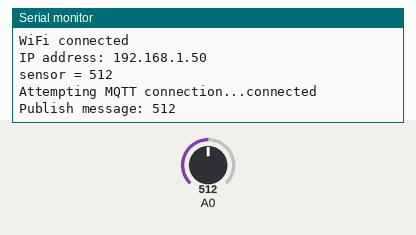
This sketch was run on a simulated ESP8266 (NodeMCU). Shown: the last lines printed to the serial monitor. Inputs (shaded band) come from the test bench; at power-on: A0 = 512. WiFi joins after 1.5 s; servers stay silent unless stated; random numbers use the default seed unless the sketch sets one; no MQTT or app messages arrive unless stated; not simulated (calls return 0 or success): arduino_secrets.h.

Above: at 2.7 s.
2.8 s: A0 set to 716
At 4.1 s:
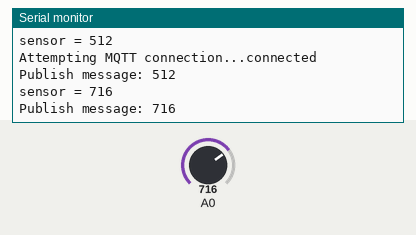
4.3 s: A0 set to 900
At 5.4 s:
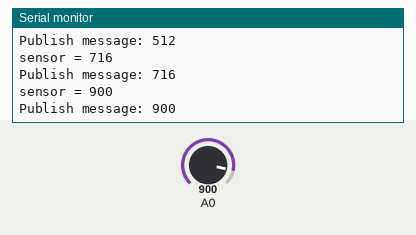
Timing chart, 0 to 7.3 s (numbered marks = the images above; inputs shaded):
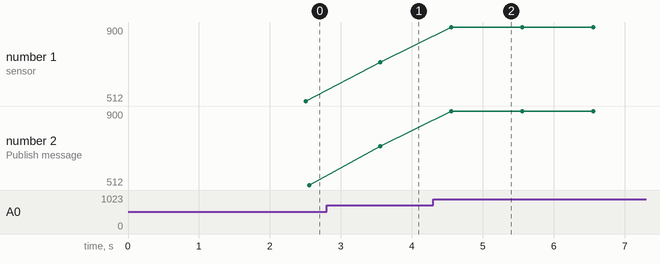

Measured:
- after the input at 2.8 s, the serial monitor: prints a new line after 0.75 s (image 1)
- after the input at 4.3 s, the serial monitor: prints a new line after 0.26 s (image 2)
- plotted number 1: 512 → 716 after the input at 2.8 s, 716 → 900 after the input at 4.3 s
- plotted number 2: 512 → 716 after the input at 2.8 s, 716 → 900 after the input at 4.3 s

The sketch:

moisture_MQTT_continuous.ino
```cpp
/*
    Duncan Wilson
    CASA0014 - 2 - Plant Monitor Workshop

    This version is adapted from the tutorial version to show the continuous monitoring - ie nails powered continuously

    Oct 2021
*/

#include <ESP8266WiFi.h>
#include <PubSubClient.h>

// Wifi and MQTT
#include "arduino_secrets.h"
/*
**** please enter your sensitive data in the Secret tab/arduino_secrets.h
**** using format below

#define SECRET_SSID "ssid name"
#define SECRET_PASS "ssid password"
#define SECRET_MQTTUSER "user name - eg student"
#define SECRET_MQTTPASS "password";
 */

const char* ssid     = SECRET_SSID;
const char* password = SECRET_PASS;
const char* mqttuser = SECRET_MQTTUSER;
const char* mqttpass = SECRET_MQTTPASS;

const char* mqtt_server = "mqtt.cetools.org";

WiFiClient espClient;
PubSubClient client(espClient);
long lastMsg = 0;
char msg[50];
int value = 0;


uint8_t soilPin = 0;    // we read a value between 0-1023 from analog pin
int moisture_val;       // the variable for storing the moisture level

int sensorVCC = 13;
int counter = 0;

void setup() {
  Serial.begin(115200);     //open serial port
  pinMode(sensorVCC, OUTPUT);
  digitalWrite(sensorVCC, HIGH);

  // Initiate the connecting to wifi routine
  startWifi();

  // Once connected to wifi establish connection to mqtt broker
  client.setServer(mqtt_server, 1884);
}

void loop() {
  delay(1000);
  // read the value from the sensor:
  moisture_val = analogRead(soilPin);   // read the resistance
  Serial.print("sensor = " );
  Serial.println(moisture_val);
  sendMQTT();
}


// This function is used to set-up the connection to the wifi
// using the user and passwords defined in the secrets file
// It then prints the connection status to the serial monitor

void startWifi(){
  // We start by connecting to a WiFi network
  Serial.println();
  Serial.print("Connecting to ");
  Serial.println(ssid);
  WiFi.begin(ssid, password);

  // check to see if connected and wait until you are
  while (WiFi.status() != WL_CONNECTED) {
    delay(500);
    Serial.print(".");
  }
  Serial.println("");
  Serial.println("WiFi connected");
  Serial.print("IP address: ");
  Serial.println(WiFi.localIP());
}


// This function is used to make sure the arduino is connected
// to an MQTT broker before it tries to send a message and to
// keep alive subscriptions on the broker (ie listens for inTopic)

void reconnect() {
  // Loop until we're reconnected
  while (!client.connected()) {    // while not (!) connected....
    Serial.print("Attempting MQTT connection...");
    // Create a random client ID
    String clientId = "ESP8266Client-";
    clientId += String(random(0xffff), HEX);

    // Attempt to connect
    if (client.connect(clientId.c_str(), mqttuser, mqttpass)) {
      Serial.println("connected");
    } else {
      Serial.print("failed, rc=");
      Serial.print(client.state());
      Serial.println(" try again in 5 seconds");
      // Wait 5 seconds before retrying
      delay(5000);
    }
  }
}

// This function sends (publishes) a message to a MQTT topic
// once a connection is established with the broker. It sends
// an incrementing variable called value to the topic:
// "student/CASA0014/plant/ucjtdjw"

void sendMQTT() {

  if (!client.connected()) {
    reconnect();
  }
  client.loop();
  moisture_val = analogRead(soilPin);   // read the resistance
  snprintf (msg, 50, "%ld", moisture_val);
  Serial.print("Publish message: ");
  Serial.println(msg);
  client.publish("student/CASA0014/plant/ucxxxxM/moisture", msg);

}
```
